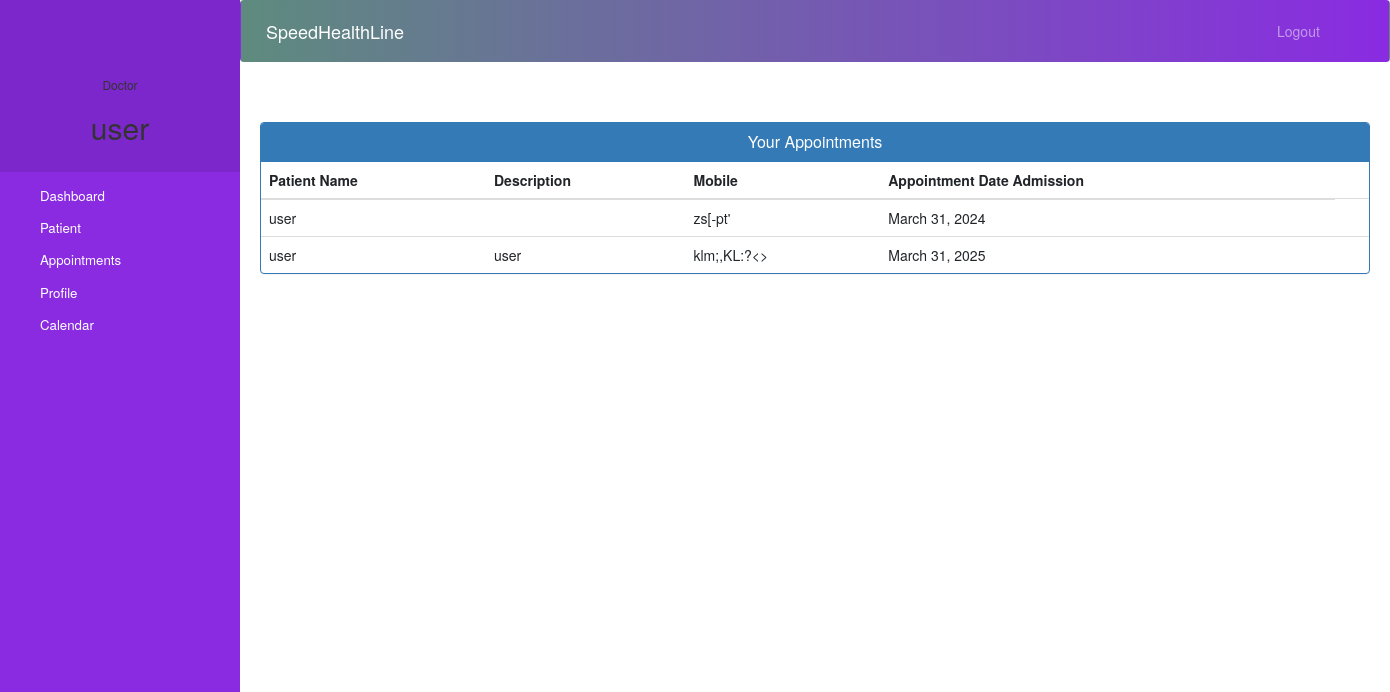
Before: /doctor-view-appointment (signed in) with the older database file.
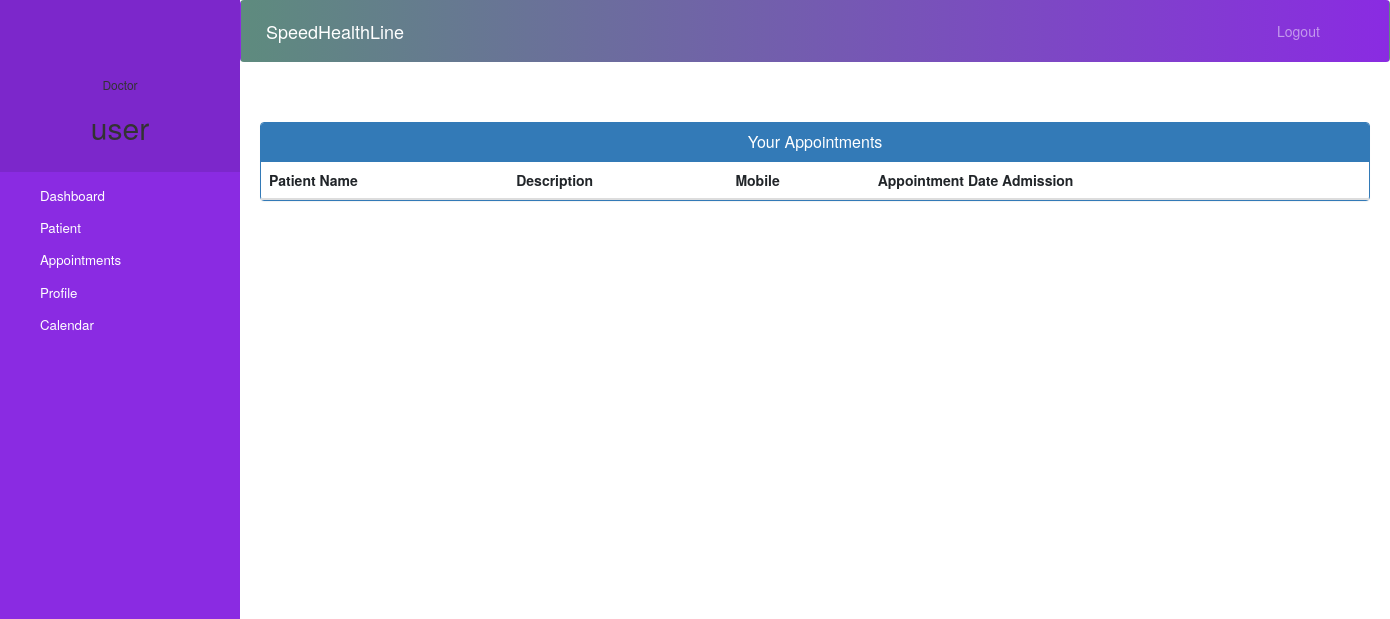
After: the same page with the newer database file.
### core/models.py (models this page shows, shortened)
class Appointment(models.Model):
    patientId = models.PositiveIntegerField(null=True, default=0)
    doctorId = models.PositiveIntegerField(null=True, default=0)
    patientName = models.CharField(max_length=40, null=True)
    doctorName = models.CharField(max_length=40, null=True)
    appointmentDate = models.DateField(null=True)
    appointmentTime = models.TimeField(null=True)
    timeslots = models.ManyToManyField(DoctorSchedule, blank=True)
    description = models.TextField(max_length=500)
    status = models.BooleanField(default=True)

### core/views.py (the view)
# urls.py: path('doctor-view-appointment', doctor_view_appointment, name='doctor-view-appointment'),
@login_required(login_url='Userlogin')
@user_passes_test(is_doctor)
def doctor_view_appointment(request):
    doctor = models.Doctor.objects.get(user_id=request.user.id)  # for profile picture of doctor in sidebar
    appointments = models.Appointment.objects.filter(status=True).order_by('-id')
    patientid = []
    for a in appointments:
        doctor = a.timeslots
        patientid.append(a.patientId)
    patients = models.Patient.objects.all().filter(status=True, user_id__in=patientid)
    appointments = zip(appointments, patients)
    return render(request, 'doctor_view_appointment.html', {'appointments': appointments, 'doctor': doctor})

### core/views.py (called while the page is built)
def is_doctor(user):
    return user.groups.filter(name='DOCTOR').exists()

### templates/doctor_view_appointment.html (shortened to what this page needs)
{% extends 'doctor_base.html' %}
{% block content %}
{%load static%}
<head>
  <link href="//netdna.bootstrapcdn.com/bootstrap/3.0.0/css/bootstrap.min.css" rel="stylesheet" id="bootstrap-css">
</head>
<div class="container">
  <div class="panel panel-primary">
    <div class="panel-heading">
      <h6 class="panel-title">Your Appointments</h6>
    </div>
    <table class="table table-hover" id="dev-table">
      <thead>
        <tr>
          <th>Patient Name</th>
          <th>Description</th>
          <th>Mobile</th>
          <th>Appointment Date Admission</th>
        </tr>
      </thead>
      {% for a,p in appointments %}
      <tr>
<td>{{ a.doctorName }}</td>
            <td>{{ a.patientName }}</td>
            <td>{{ a.description }}</td>
            <td>{{ a.appointmentDate }}</td>
            <td>{{ p.appointmentTime }}</td>
      </tr>
      {% endfor %}
    </table>
  </div>
</div>
{% endblock content %}

### templates/doctor_base.html (shortened to what this page needs)
<!DOCTYPE html>
{% load static %}
<html lang="en">
<head>
  <link rel="stylesheet" href="https://stackpath.bootstrapcdn.com/bootstrap/4.3.1/css/bootstrap.min.css">
  <link rel="stylesheet" href="https://maxcdn.bootstrapcdn.com/font-awesome/4.7.0/css/font-awesome.min.css">
</head>
<body>
  <nav class="menu" tabindex="0">
    <header class="avatar">
      <br><br>
      <h6>Doctor</h6>
      <h2>{{request.user.first_name}}</h2>
    </header>
    <ul>
      <li tabindex="0" class="icon-dashboard"> <a style="color:white; text-decoration:none;" href="/doctor-dashboard"><span>Dashboard</span></a> </li>
      <li tabindex="0" class="icon-users"> <a style="color:white; text-decoration:none;" href="/doctor-patient"><span>Patient</span></a></li>
      <li tabindex="0" class="icon-calendar"> <a style="color:white; text-decoration:none;" href="/doctor-appointment"><span>Appointments</span></a></li>
      <li tabindex="0" class="icon-calendar"> <a style="color:white; text-decoration:none;" href="/doctor-profile"><span>Profile</span></a></li>
      <li tabindex="0" class="icon-calendar"> <a style="color:white; text-decoration:none;" href="/doctor-calender"><span>Calendar</span></a></li>
    </ul>
  </nav>
  <main>
    <div class="bs-example">
<nav class="navbar navbar-expand-md navbar-dark fixed-top" style="background: linear-gradient(to right, #5E8B7E, #8A2BE2);">        <a href="/doctor-dashboard" class="navbar-brand">SpeedHealthLine</a>
        <div class="collapse navbar-collapse justify-content-between" id="navbarCollapse">
          <div class="navbar-nav" style=" margin-left: 90%;">
            <a href="/logout" class="nav-item nav-link">Logout</a>
          </div>
        </div>
      </nav>
    </div>
    <br><br>
    {% block content %}
    {% endblock content %}
    <br><br><br><br><br><br><br>
    <footer>
      <br>
      <div class="container">
        <div class="row">
          <div class="col-md-12 col-sm-12">
          </div>
        </div>
      </div>
    </footer>
  </main>
</body>
</html>

### templates/doctor_base.html (style rules this page uses)
a:link { text-decoration: none; color: #8a2be2; }
body { padding-left: 240px; background-color: #f8f8ff; background-repeat: no-repeat; background-position: center center; background-attachment: fixed; background-size: cover; }
main { position: relative; height: 100vh; }
.menu { background: #8a2be2; height: 100vh; width: 240px; position: fixed; top: 0px; left: 0; z-index: 5; outline: none; }
.menu .avatar { background: rgba(0, 0, 0, 0.1); padding: 2em 0.5em; text-align: center; }
.menu .avatar h2 { font-weight: normal; margin-bottom: 0; }
.menu ul { list-style: none; padding: 0.5em 0; margin: 0; }
.menu ul li { padding: 0.5em 1em 0.5em 3em; font-size: 0.95em; font-weight: lighter; background-repeat: no-repeat; background-position: left 15px center; background-size: auto 20px; transition: all 0.15s linear; cursor: pointer; color: #fff; }
.menu ul li.icon-dashboard { background-image: url("http://www.entypo.com/images//gauge.svg"); }
.menu ul li.icon-users { background-image: url("http://www.entypo.com/images//users.svg"); }
.menu ul li.icon-calendar { background-image: url("http://www.entypo.com/images//calendar.svg"); }

### templates/doctor_view_appointment.html (style rules this page uses)
a:link { text-decoration: none; }
h6 { text-align: center; }
.row { margin: 100px; }

Changed rows visible on the page:
removed Appointment: doctorName "user", description "zs[-pt'", appointmentDate "March 31, 2024"
removed Appointment: doctorName "user", patientName "user", description "klm;,KL:?<>", appointmentDate "March 31, 2025"
